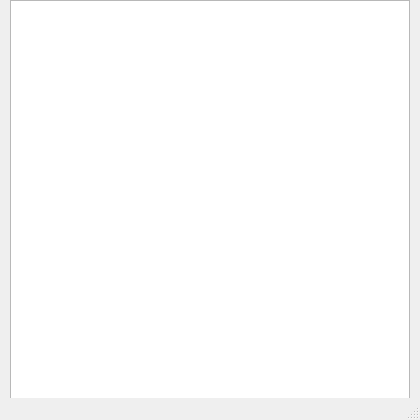
<?xml version="1.0" encoding="UTF-8"?>
<ui version="4.0">
 <class>MainWindow</class>
 <widget class="QMainWindow" name="MainWindow">
  <property name="geometry">
   <rect>
    <x>0</x>
    <y>0</y>
    <width>420</width>
    <height>420</height>
   </rect>
  </property>
  <property name="windowTitle">
   <string>MainWindow</string>
  </property>
  <widget class="QWidget" name="centralwidget">
   <widget class="QGraphicsView" name="Grafica">
    <property name="geometry">
     <rect>
      <x>10</x>
      <y>0</y>
      <width>400</width>
      <height>400</height>
     </rect>
    </property>
   </widget>
  </widget>
  <widget class="QMenuBar" name="menubar">
   <property name="geometry">
    <rect>
     <x>0</x>
     <y>0</y>
     <width>420</width>
     <height>22</height>
    </rect>
   </property>
  </widget>
  <widget class="QStatusBar" name="statusbar"/>
 </widget>
 <resources/>
 <connections/>
</ui>
